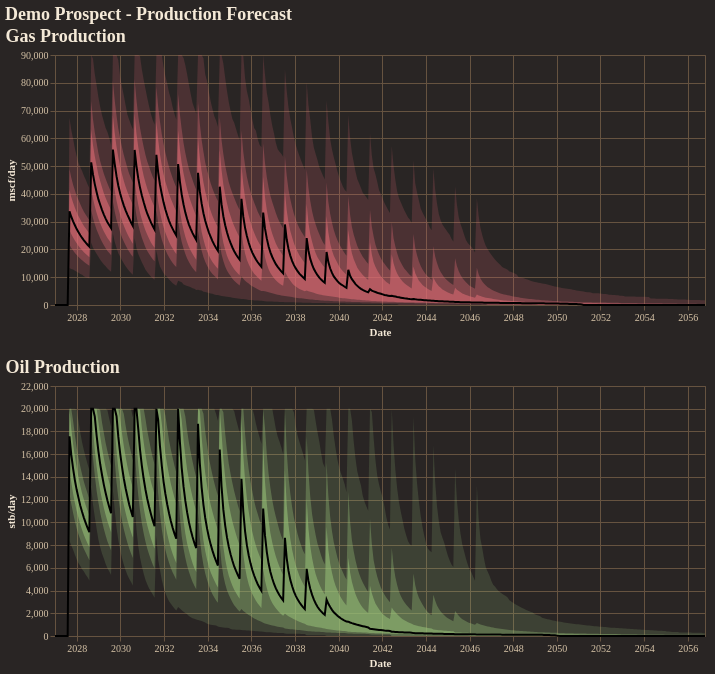

The code cell stored with this chart in its notebook:
### Code cell
fig = reporter.plotter.combined_production_plot(
    figsize=(650, 250),
    backend=PLOTTING_BACKEND
)
fig.show()

### Figure 1 — Vega-Lite specification as saved in the notebook (floating-point values rounded to 4 significant figures; data arrays with more than 128 entries replaced by an {"elided": "..."} marker saying what was removed)
{"config": {"background": "#292524", "view": {"fill": "#292524", "stroke": "#665340"}, "title": {"color": "#f4e9d7", "font": "Merriweather", "fontSize": 18, "fontWeight": 600, "subtitleColor": "#d5c2a6", "anchor": "start"}, "axis": {"domainColor": "#665340", "gridColor": "#665340", "tickColor": "#665340", "labelColor": "#d5c2a6", "titleColor": "#f4e9d7", "labelFont": "Merriweather", "titleFont": "Merriweather"}, "legend": {"titleColor": "#f4e9d7", "labelColor": "#d5c2a6", "labelFont": "Merriweather", "titleFont": "Merriweather", "orient": "top-right", "symbolType": "circle"}, "header": {"labelColor": "#d5c2a6", "titleColor": "#f4e9d7", "labelFont": "Merriweather", "titleFont": "Merriweather"}, "mark": {"color": "#c78d3b"}, "line": {"color": "#c78d3b"}, "bar": {"color": "#c78d3b"}, "point": {"color": "#ddb06d"}, "area": {"color": "#c78d3b", "opacity": 0.35}, "text": {"color": "#f4e9d7", "font": "Merriweather"}, "range": {"category": ["#5DA5DA", "#F28E2B", "#59C36A", "#E15759", "#B07AA1", "#4ECDC4", "#FF9DA7", "#EDC948"]}}, "vconcat": [{"layer": [{"mark": {"type": "area", "color": "rgba(224, 108, 117, 1.0)", "opacity": 0.18}, "encoding": {"tooltip": [{"field": "date", "title": "Date", "type": "temporal"}, {"field": "p01", "format": ",.2f", "title": "P01", "type": "quantitative"}, {"field": "p10", "format": ",.2f", "title": "P10", "type": "quantitative"}, {"field": "p25", "format": ",.2f", "title": "P25", "type": "quantitative"}, {"field": "p50", "format": ",.2f", "title": "P50", "type": "quantitative"}, {"field": "p75", "format": ",.2f", "title": "P75", "type": "quantitative"}, {"field": "p90", "format": ",.2f", "title": "P90", "type": "quantitative"}, {"field": "p99", "format": ",.2f", "title": "P99", "type": "quantitative"}], "x": {"field": "date", "title": "Date", "type": "temporal"}, "y": {"field": "p01", "title": "mscf/day", "type": "quantitative"}, "y2": {"field": "p99"}}}, {"mark": {"type": "area", "color": "rgba(224, 108, 117, 1.0)", "opacity": 0.35}, "encoding": {"tooltip": [{"field": "date", "title": "Date", "type": "temporal"}, {"field": "p01", "format": ",.2f", "title": "P01", "type": "quantitative"}, {"field": "p10", "format": ",.2f", "title": "P10", "type": "quantitative"}, {"field": "p25", "format": ",.2f", "title": "P25", "type": "quantitative"}, {"field": "p50", "format": ",.2f", "title": "P50", "type": "quantitative"}, {"field": "p75", "format": ",.2f", "title": "P75", "type": "quantitative"}, {"field": "p90", "format": ",.2f", "title": "P90", "type": "quantitative"}, {"field": "p99", "format": ",.2f", "title": "P99", "type": "quantitative"}], "x": {"field": "date", "title": "Date", "type": "temporal"}, "y": {"field": "p10", "title": "mscf/day", "type": "quantitative"}, "y2": {"field": "p90"}}}, {"mark": {"type": "area", "color": "rgba(224, 108, 117, 1.0)", "opacity": 0.55}, "encoding": {"tooltip": [{"field": "date", "title": "Date", "type": "temporal"}, {"field": "p01", "format": ",.2f", "title": "P01", "type": "quantitative"}, {"field": "p10", "format": ",.2f", "title": "P10", "type": "quantitative"}, {"field": "p25", "format": ",.2f", "title": "P25", "type": "quantitative"}, {"field": "p50", "format": ",.2f", "title": "P50", "type": "quantitative"}, {"field": "p75", "format": ",.2f", "title": "P75", "type": "quantitative"}, {"field": "p90", "format": ",.2f", "title": "P90", "type": "quantitative"}, {"field": "p99", "format": ",.2f", "title": "P99", "type": "quantitative"}], "x": {"field": "date", "title": "Date", "type": "temporal"}, "y": {"field": "p25", "title": "mscf/day", "type": "quantitative"}, "y2": {"field": "p75"}}}, {"mark": {"type": "line", "color": "black", "strokeWidth": 2}, "encoding": {"tooltip": [{"field": "date", "title": "Date", "type": "temporal"}, {"field": "p01", "format": ",.2f", "title": "P01", "type": "quantitative"}, {"field": "p10", "format": ",.2f", "title": "P10", "type": "quantitative"}, {"field": "p25", "format": ",.2f", "title": "P25", "type": "quantitative"}, {"field": "p50", "format": ",.2f", "title": "P50", "type": "quantitative"}, {"field": "p75", "format": ",.2f", "title": "P75", "type": "quantitative"}, {"field": "p90", "format": ",.2f", "title": "P90", "type": "quantitative"}, {"field": "p99", "format": ",.2f", "title": "P99", "type": "quantitative"}], "x": {"field": "date", "title": "Date", "type": "temporal"}, "y": {"field": "p50", "title": "mscf/day", "type": "quantitative"}}}], "data": {"name": "data-9881fc5e3566e886b9f598a6e70c033c"}, "height": 250, "title": "Gas Production", "width": 650}, {"layer": [{"mark": {"type": "area", "color": "rgba(152, 195, 121, 1.0)", "opacity": 0.18}, "encoding": {"tooltip": [{"field": "date", "title": "Date", "type": "temporal"}, {"field": "p01", "format": ",.2f", "title": "P01", "type": "quantitative"}, {"field": "p10", "format": ",.2f", "title": "P10", "type": "quantitative"}, {"field": "p25", "format": ",.2f", "title": "P25", "type": "quantitative"}, {"field": "p50", "format": ",.2f", "title": "P50", "type": "quantitative"}, {"field": "p75", "format": ",.2f", "title": "P75", "type": "quantitative"}, {"field": "p90", "format": ",.2f", "title": "P90", "type": "quantitative"}, {"field": "p99", "format": ",.2f", "title": "P99", "type": "quantitative"}], "x": {"field": "date", "title": "Date", "type": "temporal"}, "y": {"field": "p01", "title": "stb/day", "type": "quantitative"}, "y2": {"field": "p99"}}}, {"mark": {"type": "area", "color": "rgba(152, 195, 121, 1.0)", "opacity": 0.35}, "encoding": {"tooltip": [{"field": "date", "title": "Date", "type": "temporal"}, {"field": "p01", "format": ",.2f", "title": "P01", "type": "quantitative"}, {"field": "p10", "format": ",.2f", "title": "P10", "type": "quantitative"}, {"field": "p25", "format": ",.2f", "title": "P25", "type": "quantitative"}, {"field": "p50", "format": ",.2f", "title": "P50", "type": "quantitative"}, {"field": "p75", "format": ",.2f", "title": "P75", "type": "quantitative"}, {"field": "p90", "format": ",.2f", "title": "P90", "type": "quantitative"}, {"field": "p99", "format": ",.2f", "title": "P99", "type": "quantitative"}], "x": {"field": "date", "title": "Date", "type": "temporal"}, "y": {"field": "p10", "title": "stb/day", "type": "quantitative"}, "y2": {"field": "p90"}}}, {"mark": {"type": "area", "color": "rgba(152, 195, 121, 1.0)", "opacity": 0.55}, "encoding": {"tooltip": [{"field": "date", "title": "Date", "type": "temporal"}, {"field": "p01", "format": ",.2f", "title": "P01", "type": "quantitative"}, {"field": "p10", "format": ",.2f", "title": "P10", "type": "quantitative"}, {"field": "p25", "format": ",.2f", "title": "P25", "type": "quantitative"}, {"field": "p50", "format": ",.2f", "title": "P50", "type": "quantitative"}, {"field": "p75", "format": ",.2f", "title": "P75", "type": "quantitative"}, {"field": "p90", "format": ",.2f", "title": "P90", "type": "quantitative"}, {"field": "p99", "format": ",.2f", "title": "P99", "type": "quantitative"}], "x": {"field": "date", "title": "Date", "type": "temporal"}, "y": {"field": "p25", "title": "stb/day", "type": "quantitative"}, "y2": {"field": "p75"}}}, {"mark": {"type": "line", "color": "black", "strokeWidth": 2}, "encoding": {"tooltip": [{"field": "date", "title": "Date", "type": "temporal"}, {"field": "p01", "format": ",.2f", "title": "P01", "type": "quantitative"}, {"field": "p10", "format": ",.2f", "title": "P10", "type": "quantitative"}, {"field": "p25", "format": ",.2f", "title": "P25", "type": "quantitative"}, {"field": "p50", "format": ",.2f", "title": "P50", "type": "quantitative"}, {"field": "p75", "format": ",.2f", "title": "P75", "type": "quantitative"}, {"field": "p90", "format": ",.2f", "title": "P90", "type": "quantitative"}, {"field": "p99", "format": ",.2f", "title": "P99", "type": "quantitative"}], "x": {"field": "date", "title": "Date", "type": "temporal"}, "y": {"field": "p50", "title": "stb/day", "type": "quantitative"}}}], "data": {"name": "data-a18e2ebba440c98a7a34c63e8b8843f3"}, "height": 250, "title": "Oil Production", "width": 650}], "title": "Demo Prospect - Production Forecast", "$schema": "https://vega.github.io/schema/vega-lite/v5.20.1.json", "datasets": {"data-9881fc5e3566e886b9f598a6e70c033c": {"elided": "360 records"}, "data-a18e2ebba440c98a7a34c63e8b8843f3": {"elided": "360 records"}}}
